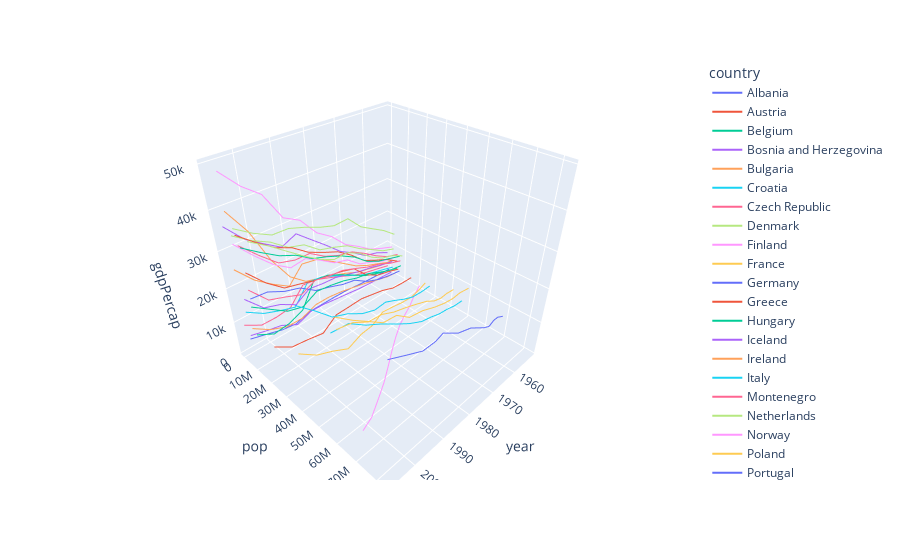

Write notebook code for a chart like this one.
### Code cell
import plotly.express as px
df = px.data.gapminder().query("continent=='Europe'")
fig = px.line_3d(df, z="gdpPercap", y="pop", x="year", color='country')
fig.show()

### Figure 1 — Plotly figure (JSON) as saved in the notebook; plotly's stock layout.template omitted (floating-point values rounded to 4 significant figures)
{"data": [{"hovertemplate": "country=Albania<br>year=%{x}<br>pop=%{y}<br>gdpPercap=%{z}<extra></extra>", "legendgroup": "Albania", "line": {"color": "#636efa", "dash": "solid"}, "marker": {"symbol": "circle"}, "mode": "lines", "name": "Albania", "scene": "scene", "showlegend": true, "type": "scatter3d", "x": [1952, 1957, 1962, 1967, 1972, 1977, 1982, 1987, 1992, 1997, 2002, 2007], "y": [1282697, 1476505, 1728137, 1984060, 2263554, 2509048, 2780097, 3075321, 3326498, 3428038, 3508512, 3600523], "z": [1601.0, 1942.0, 2313.0, 2760.0, 3313.0, 3533.0, 3631.0, 3739.0, 2497.0, 3193.0, 4604.0, 5937.0]}, {"hovertemplate": "country=Austria<br>year=%{x}<br>pop=%{y}<br>gdpPercap=%{z}<extra></extra>", "legendgroup": "Austria", "line": {"color": "#EF553B", "dash": "solid"}, "marker": {"symbol": "circle"}, "mode": "lines", "name": "Austria", "scene": "scene", "showlegend": true, "type": "scatter3d", "x": [1952, 1957, 1962, 1967, 1972, 1977, 1982, 1987, 1992, 1997, 2002, 2007], "y": [6927772, 6965860, 7129864, 7376998, 7544201, 7568430, 7574613, 7578903, 7914969, 8069876, 8148312, 8199783], "z": [6137.0, 8843.0, 10750.0, 12830.0, 16660.0, 19750.0, 21600.0, 23690.0, 27040.0, 29100.0, 32420.0, 36130.0]}, {"hovertemplate": "country=Belgium<br>year=%{x}<br>pop=%{y}<br>gdpPercap=%{z}<extra></extra>", "legendgroup": "Belgium", "line": {"color": "#00cc96", "dash": "solid"}, "marker": {"symbol": "circle"}, "mode": "lines", "name": "Belgium", "scene": "scene", "showlegend": true, "type": "scatter3d", "x": [1952, 1957, 1962, 1967, 1972, 1977, 1982, 1987, 1992, 1997, 2002, 2007], "y": [8730405, 8989111, 9218400, 9556500, 9709100, 9821800, 9856303, 9870200, 10045622, 10199787, 10311970, 10392226], "z": [8343.0, 9715.0, 10990.0, 13150.0, 16670.0, 19120.0, 20980.0, 22530.0, 25580.0, 27560.0, 30490.0, 33690.0]}, {"hovertemplate": "country=Bosnia and Herzegovina<br>year=%{x}<br>pop=%{y}<br>gdpPercap=%{z}<extra></extra>", "legendgroup": "Bosnia and Herzegovina", "line": {"color": "#ab63fa", "dash": "solid"}, "marker": {"symbol": "circle"}, "mode": "lines", "name": "Bosnia and Herzegovina", "scene": "scene", "showlegend": true, "type": "scatter3d", "x": [1952, 1957, 1962, 1967, 1972, 1977, 1982, 1987, 1992, 1997, 2002, 2007], "y": [2791000, 3076000, 3349000, 3585000, 3819000, 4086000, 4172693, 4338977, 4256013, 3607000, 4165416, 4552198], "z": [973.5, 1354.0, 1710.0, 2172.0, 2860.0, 3528.0, 4127.0, 4314.0, 2547.0, 4766.0, 6019.0, 7446.0]}, {"hovertemplate": "country=Bulgaria<br>year=%{x}<br>pop=%{y}<br>gdpPercap=%{z}<extra></extra>", "legendgroup": "Bulgaria", "line": {"color": "#FFA15A", "dash": "solid"}, "marker": {"symbol": "circle"}, "mode": "lines", "name": "Bulgaria", "scene": "scene", "showlegend": true, "type": "scatter3d", "x": [1952, 1957, 1962, 1967, 1972, 1977, 1982, 1987, 1992, 1997, 2002, 2007], "y": [7274900, 7651254, 8012946, 8310226, 8576200, 8797022, 8892098, 8971958, 8658506, 8066057, 7661799, 7322858], "z": [2444.0, 3009.0, 4254.0, 5577.0, 6597.0, 7612.0, 8224.0, 8240.0, 6303.0, 5970.0, 7697.0, 10680.0]}, {"hovertemplate": "country=Croatia<br>year=%{x}<br>pop=%{y}<br>gdpPercap=%{z}<extra></extra>", "legendgroup": "Croatia", "line": {"color": "#19d3f3", "dash": "solid"}, "marker": {"symbol": "circle"}, "mode": "lines", "name": "Croatia", "scene": "scene", "showlegend": true, "type": "scatter3d", "x": [1952, 1957, 1962, 1967, 1972, 1977, 1982, 1987, 1992, 1997, 2002, 2007], "y": [3882229, 3991242, 4076557, 4174366, 4225310, 4318673, 4413368, 4484310, 4494013, 4444595, 4481020, 4493312], "z": [3119.0, 4338.0, 5478.0, 6960.0, 9164.0, 11310.0, 13220.0, 13820.0, 8448.0, 9876.0, 11630.0, 14620.0]}, {"hovertemplate": "country=Czech Republic<br>year=%{x}<br>pop=%{y}<br>gdpPercap=%{z}<extra></extra>", "legendgroup": "Czech Republic", "line": {"color": "#FF6692", "dash": "solid"}, "marker": {"symbol": "circle"}, "mode": "lines", "name": "Czech Republic", "scene": "scene", "showlegend": true, "type": "scatter3d", "x": [1952, 1957, 1962, 1967, 1972, 1977, 1982, 1987, 1992, 1997, 2002, 2007], "y": [9125183, 9513758, 9620282, 9835109, 9862158, 10161915, 10303704, 10311597, 10315702, 10300707, 10256295, 10228744], "z": [6876.0, 8256.0, 10140.0, 11400.0, 13110.0, 14800.0, 15380.0, 16310.0, 14300.0, 16050.0, 17600.0, 22830.0]}, {"hovertemplate": "country=Denmark<br>year=%{x}<br>pop=%{y}<br>gdpPercap=%{z}<extra></extra>", "legendgroup": "Denmark", "line": {"color": "#B6E880", "dash": "solid"}, "marker": {"symbol": "circle"}, "mode": "lines", "name": "Denmark", "scene": "scene", "showlegend": true, "type": "scatter3d", "x": [1952, 1957, 1962, 1967, 1972, 1977, 1982, 1987, 1992, 1997, 2002, 2007], "y": [4334000, 4487831, 4646899, 4838800, 4991596, 5088419, 5117810, 5127024, 5171393, 5283663, 5374693, 5468120], "z": [9692.0, 11100.0, 13580.0, 15940.0, 18870.0, 20420.0, 21690.0, 25120.0, 26410.0, 29800.0, 32170.0, 35280.0]}, {"hovertemplate": "country=Finland<br>year=%{x}<br>pop=%{y}<br>gdpPercap=%{z}<extra></extra>", "legendgroup": "Finland", "line": {"color": "#FF97FF", "dash": "solid"}, "marker": {"symbol": "circle"}, "mode": "lines", "name": "Finland", "scene": "scene", "showlegend": true, "type": "scatter3d", "x": [1952, 1957, 1962, 1967, 1972, 1977, 1982, 1987, 1992, 1997, 2002, 2007], "y": [4090500, 4324000, 4491443, 4605744, 4639657, 4738902, 4826933, 4931729, 5041039, 5134406, 5193039, 5238460], "z": [6425.0, 7545.0, 9372.0, 10920.0, 14360.0, 15610.0, 18530.0, 21140.0, 20650.0, 23720.0, 28200.0, 33210.0]}, {"hovertemplate": "country=France<br>year=%{x}<br>pop=%{y}<br>gdpPercap=%{z}<extra></extra>", "legendgroup": "France", "line": {"color": "#FECB52", "dash": "solid"}, "marker": {"symbol": "circle"}, "mode": "lines", "name": "France", "scene": "scene", "showlegend": true, "type": "scatter3d", "x": [1952, 1957, 1962, 1967, 1972, 1977, 1982, 1987, 1992, 1997, 2002, 2007], "y": [42459667, 44310863, 47124000, 49569000, 51732000, 53165019, 54433565, 55630100, 57374179, 58623428, 59925035, 61083916], "z": [7030.0, 8663.0, 10560.0, 13000.0, 16110.0, 18290.0, 20290.0, 22070.0, 24700.0, 25890.0, 28930.0, 30470.0]}, {"hovertemplate": "country=Germany<br>year=%{x}<br>pop=%{y}<br>gdpPercap=%{z}<extra></extra>", "legendgroup": "Germany", "line": {"color": "#636efa", "dash": "solid"}, "marker": {"symbol": "circle"}, "mode": "lines", "name": "Germany", "scene": "scene", "showlegend": true, "type": "scatter3d", "x": [1952, 1957, 1962, 1967, 1972, 1977, 1982, 1987, 1992, 1997, 2002, 2007], "y": [69145952, 71019069, 73739117, 76368453, 78717088, 78160773, 78335266, 77718298, 80597764, 82011073, 82350671, 82400996], "z": [7144.0, 10190.0, 12900.0, 14750.0, 18020.0, 20510.0, 22030.0, 24640.0, 26510.0, 27790.0, 30040.0, 32170.0]}, {"hovertemplate": "country=Greece<br>year=%{x}<br>pop=%{y}<br>gdpPercap=%{z}<extra></extra>", "legendgroup": "Greece", "line": {"color": "#EF553B", "dash": "solid"}, "marker": {"symbol": "circle"}, "mode": "lines", "name": "Greece", "scene": "scene", "showlegend": true, "type": "scatter3d", "x": [1952, 1957, 1962, 1967, 1972, 1977, 1982, 1987, 1992, 1997, 2002, 2007], "y": [7733250, 8096218, 8448233, 8716441, 8888628, 9308479, 9786480, 9974490, 10325429, 10502372, 10603863, 10706290], "z": [3531.0, 4916.0, 6017.0, 8513.0, 12720.0, 14200.0, 15270.0, 16120.0, 17540.0, 18750.0, 22510.0, 27540.0]}, {"hovertemplate": "country=Hungary<br>year=%{x}<br>pop=%{y}<br>gdpPercap=%{z}<extra></extra>", "legendgroup": "Hungary", "line": {"color": "#00cc96", "dash": "solid"}, "marker": {"symbol": "circle"}, "mode": "lines", "name": "Hungary", "scene": "scene", "showlegend": true, "type": "scatter3d", "x": [1952, 1957, 1962, 1967, 1972, 1977, 1982, 1987, 1992, 1997, 2002, 2007], "y": [9504000, 9839000, 10063000, 10223422, 10394091, 10637171, 10705535, 10612740, 10348684, 10244684, 10083313, 9956108], "z": [5264.0, 6040.0, 7550.0, 9327.0, 10170.0, 11670.0, 12550.0, 12990.0, 10540.0, 11710.0, 14840.0, 18010.0]}, {"hovertemplate": "country=Iceland<br>year=%{x}<br>pop=%{y}<br>gdpPercap=%{z}<extra></extra>", "legendgroup": "Iceland", "line": {"color": "#ab63fa", "dash": "solid"}, "marker": {"symbol": "circle"}, "mode": "lines", "name": "Iceland", "scene": "scene", "showlegend": true, "type": "scatter3d", "x": [1952, 1957, 1962, 1967, 1972, 1977, 1982, 1987, 1992, 1997, 2002, 2007], "y": [147962, 165110, 182053, 198676, 209275, 221823, 233997, 244676, 259012, 271192, 288030, 301931], "z": [7268.0, 9244.0, 10350.0, 13320.0, 15800.0, 19650.0, 23270.0, 26920.0, 25140.0, 28060.0, 31160.0, 36180.0]}, {"hovertemplate": "country=Ireland<br>year=%{x}<br>pop=%{y}<br>gdpPercap=%{z}<extra></extra>", "legendgroup": "Ireland", "line": {"color": "#FFA15A", "dash": "solid"}, "marker": {"symbol": "circle"}, "mode": "lines", "name": "Ireland", "scene": "scene", "showlegend": true, "type": "scatter3d", "x": [1952, 1957, 1962, 1967, 1972, 1977, 1982, 1987, 1992, 1997, 2002, 2007], "y": [2952156, 2878220, 2830000, 2900100, 3024400, 3271900, 3480000, 3539900, 3557761, 3667233, 3879155, 4109086], "z": [5210.0, 5599.0, 6632.0, 7656.0, 9531.0, 11150.0, 12620.0, 13870.0, 17560.0, 24520.0, 34080.0, 40680.0]}, {"hovertemplate": "country=Italy<br>year=%{x}<br>pop=%{y}<br>gdpPercap=%{z}<extra></extra>", "legendgroup": "Italy", "line": {"color": "#19d3f3", "dash": "solid"}, "marker": {"symbol": "circle"}, "mode": "lines", "name": "Italy", "scene": "scene", "showlegend": true, "type": "scatter3d", "x": [1952, 1957, 1962, 1967, 1972, 1977, 1982, 1987, 1992, 1997, 2002, 2007], "y": [47666000, 49182000, 50843200, 52667100, 54365564, 56059245, 56535636, 56729703, 56840847, 57479469, 57926999, 58147733], "z": [4931.0, 6249.0, 8244.0, 10020.0, 12270.0, 14260.0, 16540.0, 19210.0, 22010.0, 24680.0, 27970.0, 28570.0]}, {"hovertemplate": "country=Montenegro<br>year=%{x}<br>pop=%{y}<br>gdpPercap=%{z}<extra></extra>", "legendgroup": "Montenegro", "line": {"color": "#FF6692", "dash": "solid"}, "marker": {"symbol": "circle"}, "mode": "lines", "name": "Montenegro", "scene": "scene", "showlegend": true, "type": "scatter3d", "x": [1952, 1957, 1962, 1967, 1972, 1977, 1982, 1987, 1992, 1997, 2002, 2007], "y": [413834, 442829, 474528, 501035, 527678, 560073, 562548, 569473, 621621, 692651, 720230, 684736], "z": [2648.0, 3682.0, 4650.0, 5908.0, 7778.0, 9596.0, 11220.0, 11730.0, 7003.0, 6466.0, 6557.0, 9254.0]}, {"hovertemplate": "country=Netherlands<br>year=%{x}<br>pop=%{y}<br>gdpPercap=%{z}<extra></extra>", "legendgroup": "Netherlands", "line": {"color": "#B6E880", "dash": "solid"}, "marker": {"symbol": "circle"}, "mode": "lines", "name": "Netherlands", "scene": "scene", "showlegend": true, "type": "scatter3d", "x": [1952, 1957, 1962, 1967, 1972, 1977, 1982, 1987, 1992, 1997, 2002, 2007], "y": [10381988, 11026383, 11805689, 12596822, 13329874, 13852989, 14310401, 14665278, 15174244, 15604464, 16122830, 16570613], "z": [8942.0, 11280.0, 12790.0, 15360.0, 18790.0, 21210.0, 21400.0, 23650.0, 26790.0, 30250.0, 33720.0, 36800.0]}, {"hovertemplate": "country=Norway<br>year=%{x}<br>pop=%{y}<br>gdpPercap=%{z}<extra></extra>", "legendgroup": "Norway", "line": {"color": "#FF97FF", "dash": "solid"}, "marker": {"symbol": "circle"}, "mode": "lines", "name": "Norway", "scene": "scene", "showlegend": true, "type": "scatter3d", "x": [1952, 1957, 1962, 1967, 1972, 1977, 1982, 1987, 1992, 1997, 2002, 2007], "y": [3327728, 3491938, 3638919, 3786019, 3933004, 4043205, 4114787, 4186147, 4286357, 4405672, 4535591, 4627926], "z": [10100.0, 11650.0, 13450.0, 16360.0, 18970.0, 23310.0, 26300.0, 31540.0, 33970.0, 41280.0, 44680.0, 49360.0]}, {"hovertemplate": "country=Poland<br>year=%{x}<br>pop=%{y}<br>gdpPercap=%{z}<extra></extra>", "legendgroup": "Poland", "line": {"color": "#FECB52", "dash": "solid"}, "marker": {"symbol": "circle"}, "mode": "lines", "name": "Poland", "scene": "scene", "showlegend": true, "type": "scatter3d", "x": [1952, 1957, 1962, 1967, 1972, 1977, 1982, 1987, 1992, 1997, 2002, 2007], "y": [25730551, 28235346, 30329617, 31785378, 33039545, 34621254, 36227381, 37740710, 38370697, 38654957, 38625976, 38518241], "z": [4029.0, 4734.0, 5339.0, 6557.0, 8007.0, 9508.0, 8452.0, 9082.0, 7739.0, 10160.0, 12000.0, 15390.0]}, {"hovertemplate": "country=Portugal<br>year=%{x}<br>pop=%{y}<br>gdpPercap=%{z}<extra></extra>", "legendgroup": "Portugal", "line": {"color": "#636efa", "dash": "solid"}, "marker": {"symbol": "circle"}, "mode": "lines", "name": "Portugal", "scene": "scene", "showlegend": true, "type": "scatter3d", "x": [1952, 1957, 1962, 1967, 1972, 1977, 1982, 1987, 1992, 1997, 2002, 2007], "y": [8526050, 8817650, 9019800, 9103000, 8970450, 9662600, 9859650, 9915289, 9927680, 10156415, 10433867, 10642836], "z": [3068.0, 3775.0, 4728.0, 6362.0, 9022.0, 10170.0, 11750.0, 13040.0, 16210.0, 17640.0, 19970.0, 20510.0]}, {"hovertemplate": "country=Romania<br>year=%{x}<br>pop=%{y}<br>gdpPercap=%{z}<extra></extra>", "legendgroup": "Romania", "line": {"color": "#EF553B", "dash": "solid"}, "marker": {"symbol": "circle"}, "mode": "lines", "name": "Romania", "scene": "scene", "showlegend": true, "type": "scatter3d", "x": [1952, 1957, 1962, 1967, 1972, 1977, 1982, 1987, 1992, 1997, 2002, 2007], "y": [16630000, 17829327, 18680721, 19284814, 20662648, 21658597, 22356726, 22686371, 22797027, 22562458, 22404337, 22276056], "z": [3145.0, 3943.0, 4735.0, 6471.0, 8011.0, 9356.0, 9605.0, 9696.0, 6598.0, 7347.0, 7885.0, 10810.0]}, {"hovertemplate": "country=Serbia<br>year=%{x}<br>pop=%{y}<br>gdpPercap=%{z}<extra></extra>", "legendgroup": "Serbia", "line": {"color": "#00cc96", "dash": "solid"}, "marker": {"symbol": "circle"}, "mode": "lines", "name": "Serbia", "scene": "scene", "showlegend": true, "type": "scatter3d", "x": [1952, 1957, 1962, 1967, 1972, 1977, 1982, 1987, 1992, 1997, 2002, 2007], "y": [6860147, 7271135, 7616060, 7971222, 8313288, 8686367, 9032824, 9230783, 9826397, 10336594, 10111559, 10150265], "z": [3581.0, 4981.0, 6290.0, 7992.0, 10520.0, 12980.0, 15180.0, 15870.0, 9325.0, 7914.0, 7236.0, 9787.0]}, {"hovertemplate": "country=Slovak Republic<br>year=%{x}<br>pop=%{y}<br>gdpPercap=%{z}<extra></extra>", "legendgroup": "Slovak Republic", "line": {"color": "#ab63fa", "dash": "solid"}, "marker": {"symbol": "circle"}, "mode": "lines", "name": "Slovak Republic", "scene": "scene", "showlegend": true, "type": "scatter3d", "x": [1952, 1957, 1962, 1967, 1972, 1977, 1982, 1987, 1992, 1997, 2002, 2007], "y": [3558137, 3844277, 4237384, 4442238, 4593433, 4827803, 5048043, 5199318, 5302888, 5383010, 5410052, 5447502], "z": [5075.0, 6093.0, 7481.0, 8413.0, 9674.0, 10920.0, 11350.0, 12040.0, 9498.0, 12130.0, 13640.0, 18680.0]}, {"hovertemplate": "country=Slovenia<br>year=%{x}<br>pop=%{y}<br>gdpPercap=%{z}<extra></extra>", "legendgroup": "Slovenia", "line": {"color": "#FFA15A", "dash": "solid"}, "marker": {"symbol": "circle"}, "mode": "lines", "name": "Slovenia", "scene": "scene", "showlegend": true, "type": "scatter3d", "x": [1952, 1957, 1962, 1967, 1972, 1977, 1982, 1987, 1992, 1997, 2002, 2007], "y": [1489518, 1533070, 1582962, 1646912, 1694510, 1746919, 1861252, 1945870, 1999210, 2011612, 2011497, 2009245], "z": [4215.0, 5862.0, 7402.0, 9405.0, 12380.0, 15280.0, 17870.0, 18680.0, 14210.0, 17160.0, 20660.0, 25770.0]}, {"hovertemplate": "country=Spain<br>year=%{x}<br>pop=%{y}<br>gdpPercap=%{z}<extra></extra>", "legendgroup": "Spain", "line": {"color": "#19d3f3", "dash": "solid"}, "marker": {"symbol": "circle"}, "mode": "lines", "name": "Spain", "scene": "scene", "showlegend": true, "type": "scatter3d", "x": [1952, 1957, 1962, 1967, 1972, 1977, 1982, 1987, 1992, 1997, 2002, 2007], "y": [28549870, 29841614, 31158061, 32850275, 34513161, 36439000, 37983310, 38880702, 39549438, 39855442, 40152517, 40448191], "z": [3834.0, 4565.0, 5694.0, 7994.0, 10640.0, 13240.0, 13930.0, 15760.0, 18600.0, 20450.0, 24840.0, 28820.0]}, {"hovertemplate": "country=Sweden<br>year=%{x}<br>pop=%{y}<br>gdpPercap=%{z}<extra></extra>", "legendgroup": "Sweden", "line": {"color": "#FF6692", "dash": "solid"}, "marker": {"symbol": "circle"}, "mode": "lines", "name": "Sweden", "scene": "scene", "showlegend": true, "type": "scatter3d", "x": [1952, 1957, 1962, 1967, 1972, 1977, 1982, 1987, 1992, 1997, 2002, 2007], "y": [7124673, 7363802, 7561588, 7867931, 8122293, 8251648, 8325260, 8421403, 8718867, 8897619, 8954175, 9031088], "z": [8528.0, 9912.0, 12330.0, 15260.0, 17830.0, 18860.0, 20670.0, 23590.0, 23880.0, 25270.0, 29340.0, 33860.0]}, {"hovertemplate": "country=Switzerland<br>year=%{x}<br>pop=%{y}<br>gdpPercap=%{z}<extra></extra>", "legendgroup": "Switzerland", "line": {"color": "#B6E880", "dash": "solid"}, "marker": {"symbol": "circle"}, "mode": "lines", "name": "Switzerland", "scene": "scene", "showlegend": true, "type": "scatter3d", "x": [1952, 1957, 1962, 1967, 1972, 1977, 1982, 1987, 1992, 1997, 2002, 2007], "y": [4815000, 5126000, 5666000, 6063000, 6401400, 6316424, 6468126, 6649942, 6995447, 7193761, 7361757, 7554661], "z": [14730.0, 17910.0, 20430.0, 22970.0, 27200.0, 26980.0, 28400.0, 30280.0, 31870.0, 32140.0, 34480.0, 37510.0]}, {"hovertemplate": "country=Turkey<br>year=%{x}<br>pop=%{y}<br>gdpPercap=%{z}<extra></extra>", "legendgroup": "Turkey", "line": {"color": "#FF97FF", "dash": "solid"}, "marker": {"symbol": "circle"}, "mode": "lines", "name": "Turkey", "scene": "scene", "showlegend": true, "type": "scatter3d", "x": [1952, 1957, 1962, 1967, 1972, 1977, 1982, 1987, 1992, 1997, 2002, 2007], "y": [22235677, 25670939, 29788695, 33411317, 37492953, 42404033, 47328791, 52881328, 58179144, 63047647, 67308928, 71158647], "z": [1969.0, 2219.0, 2323.0, 2826.0, 3451.0, 4269.0, 4241.0, 5089.0, 5678.0, 6601.0, 6508.0, 8458.0]}, {"hovertemplate": "country=United Kingdom<br>year=%{x}<br>pop=%{y}<br>gdpPercap=%{z}<extra></extra>", "legendgroup": "United Kingdom", "line": {"color": "#FECB52", "dash": "solid"}, "marker": {"symbol": "circle"}, "mode": "lines", "name": "United Kingdom", "scene": "scene", "showlegend": true, "type": "scatter3d", "x": [1952, 1957, 1962, 1967, 1972, 1977, 1982, 1987, 1992, 1997, 2002, 2007], "y": [50430000, 51430000, 53292000, 54959000, 56079000, 56179000, 56339704, 56981620, 57866349, 58808266, 59912431, 60776238], "z": [9980.0, 11280.0, 12480.0, 14140.0, 15900.0, 17430.0, 18230.0, 21660.0, 22710.0, 26070.0, 29480.0, 33200.0]}], "layout": {"legend": {"title": {"text": "country"}, "tracegroupgap": 0}, "margin": {"t": 60}, "scene": {"domain": {"x": [0, 1], "y": [0, 1]}, "xaxis": {"title": {"text": "year"}}, "yaxis": {"title": {"text": "pop"}}, "zaxis": {"title": {"text": "gdpPercap"}}}}}
